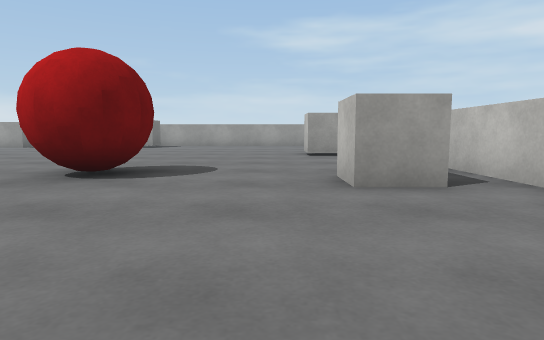
view 1 (above)

16 first-person views from a walk through a Unity game level. The camera is 0.58 m above the floor, tilts 6° down and sees 75° across. The floor is counted in squares, 1 m on a side. Each view is taken from the middle of a square. On the plan, view 1 faces up. The plan holds only what a view shows up to about 10 squares ahead; the rest is blank. The place goes on beyond the plan. The player character is not drawn. Surface patterns are stand-ins for the level's own textures.

view 2
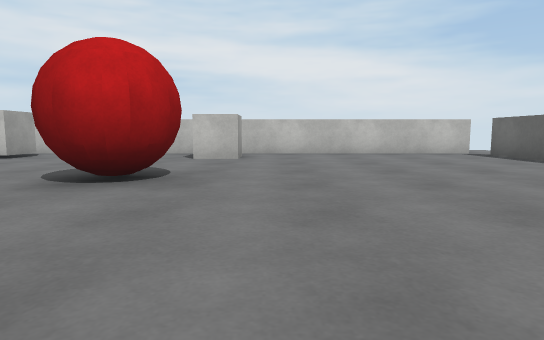

view 3
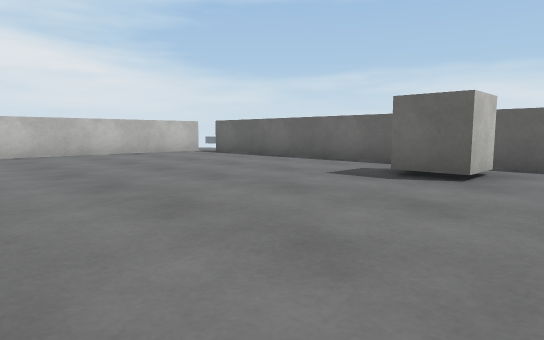

view 4
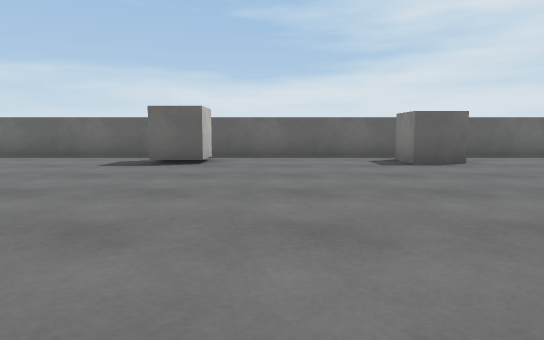

view 5
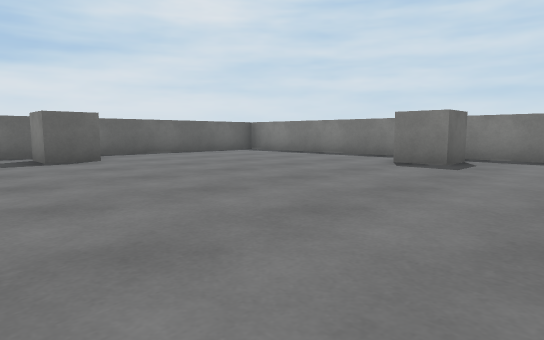

view 6
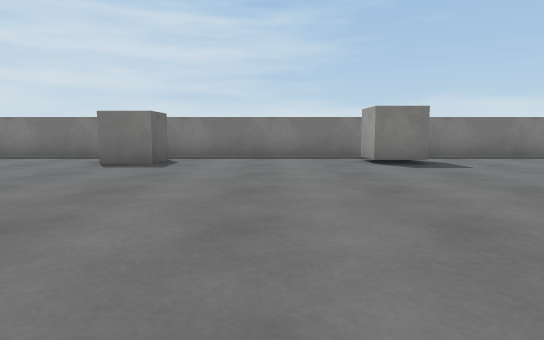

view 7
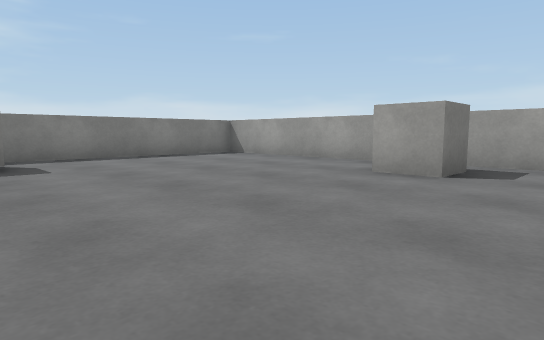

view 8
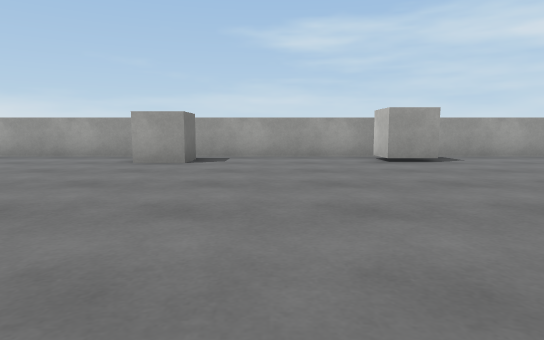

view 9
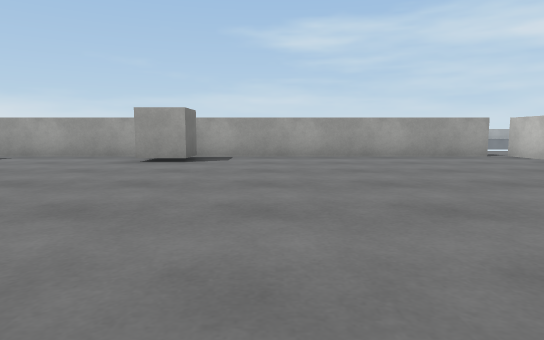

view 10
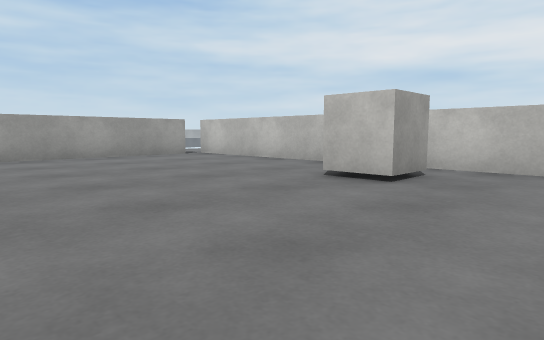

view 11
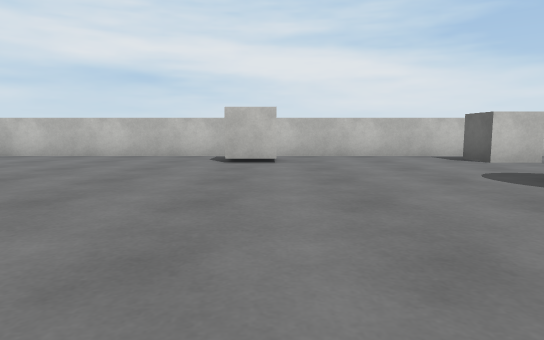

view 12
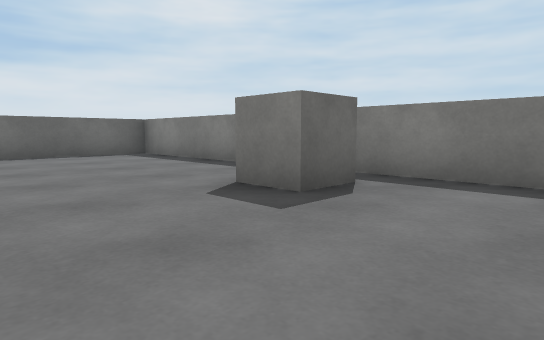

view 13
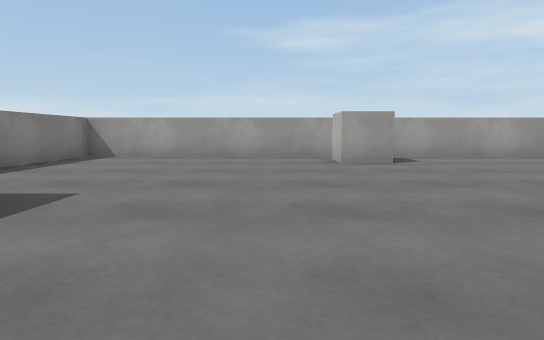

view 14
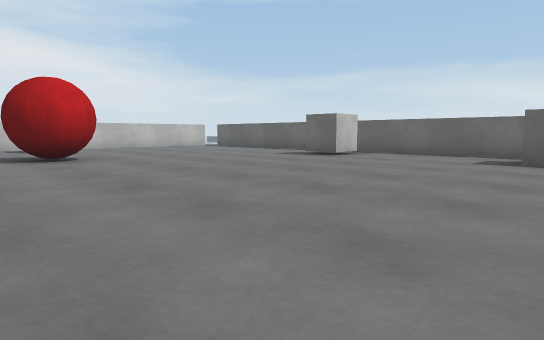

view 15
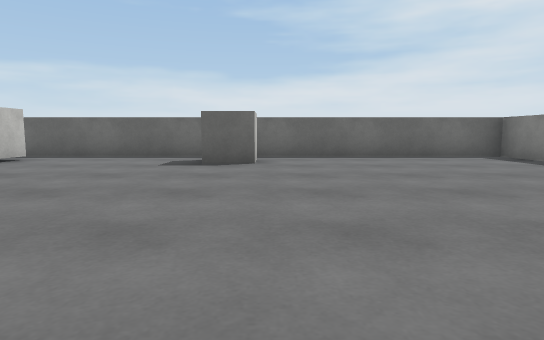

view 16
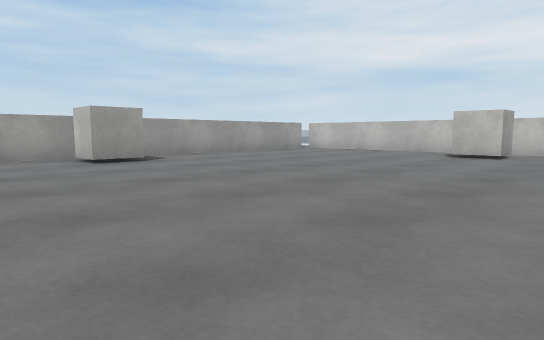

### Floor plan
Points are (right, up) in squares from view 1. A wall is a line through its corners. A room is listed if a view was taken in it or the views show most of it. See-through windows are left out.
Room 1 (views 1, 2, 3, 4, 5, 6, 7, 8, 9, 10, 11, 12, 13, 14, 15, 16)
walls: (-5.7, -1.8) (-5.7, -0.6) (-4.6, -0.6); (-10.7, -1.4) (-10.7, -0.6) (-9.7, -0.6) (-9.7, -1.8); (-14.6, 10) (-14.6, 8.9) (-15.6, 8.9); (-15.8, 4.8) (-14.6, 4.8) (-14.6, 3.8); (2, 3.8) (0.9, 3.8) (0.9, 4.8) (1.9, 4.8); (-9.7, 14.9) (-9.7, 13.8) (-10.7, 13.8) (-10.7, 14.8); (-4.7, 15.1) (-4.7, 14) (-5.7, 14) (-5.7, 15.1); (2, 8.9) (0.9, 8.9) (0.9, 10); (2.9, -2.6) (2.9, 15.9); (2.4, 15.7) (-16.5, 15.7) (-16.5, -2.6) (2.1, -2.6)
ways out: gap at (-10, 15); gap at (2, -3); gap at (2, 4); gap at (2, 9)
objects: other object (-3, 5) to (-2, 5)

Positions as (right, up) in squares from view 1, and headings:
1: (0, 0), facing up
2: (-7, 3), facing right
3: (-7, 4), facing down-right
4: (-7, 6), facing down
5: (-8, 7), facing down-left
6: (-8, 7), facing left
7: (-8, 9), facing up-left
8: (-8, 7), facing up
9: (-3, 7), facing up
10: (-3, 7), facing up-right
11: (-6, 9), facing right
12: (-12, 7), facing down-left
13: (-12, 7), facing up
14: (-11, 7), facing down-right
15: (-11, 6), facing down
16: (-8, 7), facing up-right
